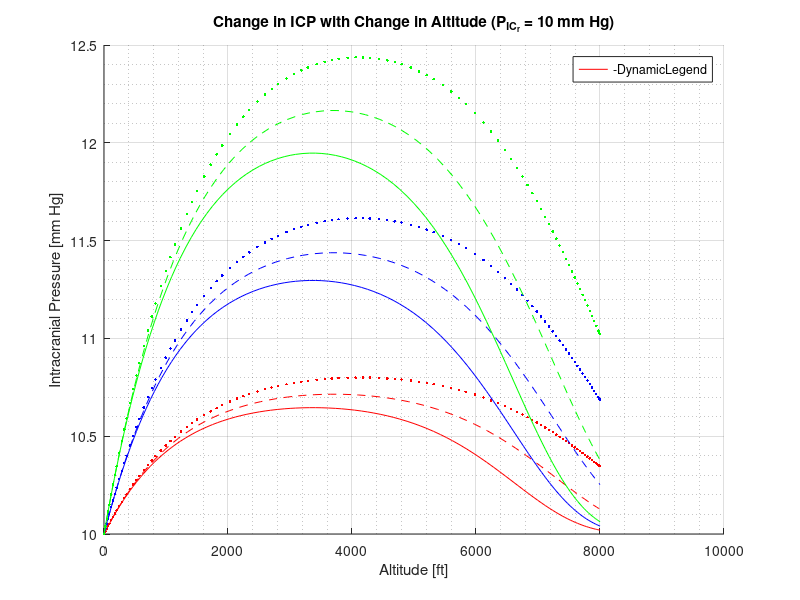
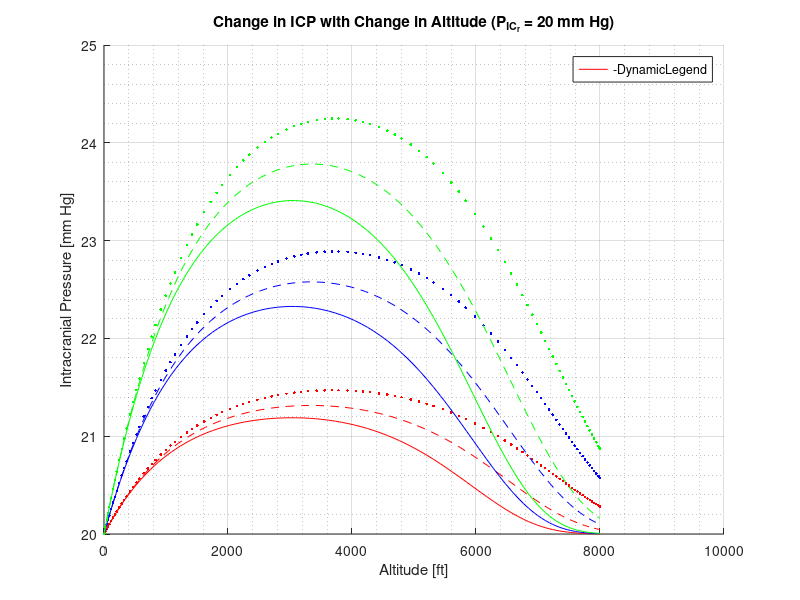
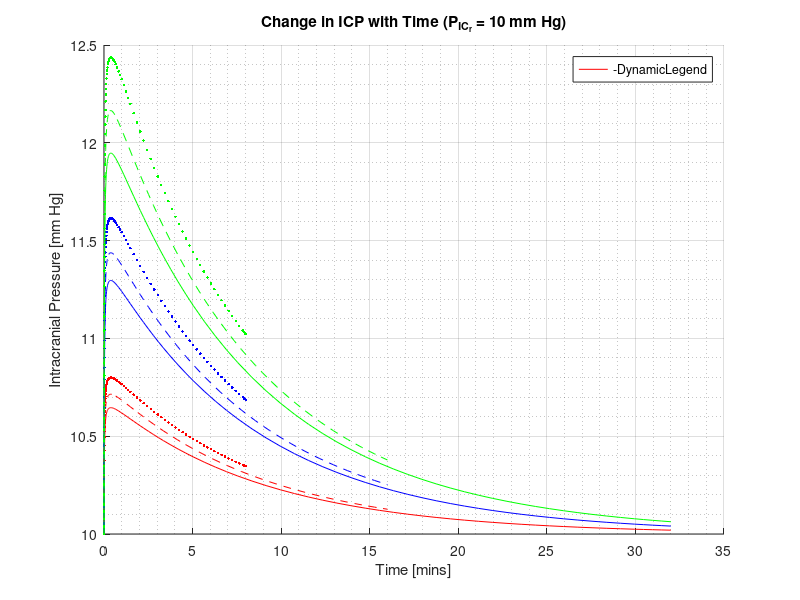
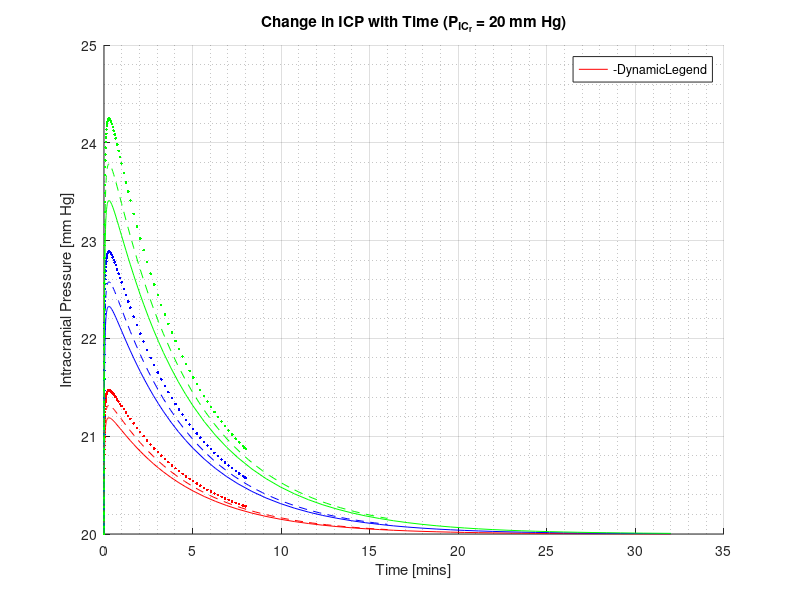

MATLAB code to generate these figures, in order:
% A Mathematical Modelling Study of the Effects of Air Expansion Inside the
% Brain on the Intracranial Pressure
% Change in ICP when change in altitude follows exponential and logarithmic
% functions

% Monash University Malaysia - Final Year Project
% Written by Viruj BALA SOUPRAMANIEN (27273652)
% Last modified: 18/9/19

clc; clear all; close all;

% Logarithmic

% Table 2 values
PICr=[10 20]*133.322; % Resting pressure (Pa)
PVI=12.6*1e-6; % Pressure-volume index (m^3)
R=16.1*8.0124e9; % Outflow resistance (Pa/(m^3.s))
VIA0=[10 20 30]*1e-6; % Initial intracranial volume (m^3)
dt=[32 16 8]*60; % Time to reach maximum altitude (s)

% Numerical constants
a=2257e-8; % Alpha
b=5.264; % Beta
K=1/(0.4343*PVI); % Mathematical constant
PIA0=101e3; % Absolute initial intracranial air (Pa) = P_atm at sea level

coeff1=[322.514 355.0392 394.8271]; % Rate of ascension following log function (m/s)

for n=1:length(coeff1)
    for m=1:length(VIA0)
        for l=1:length(PICr)
            A=VIA0(m)*PIA0; % From Boyles Law: P1V1=P2V2 (A=V_IA*P_IA)
            Patm=@(t)PIA0*(1-a*coeff1(n).*t./(t+1)).^b; % Atmospheric pressure
            dPatm=@(t)-a*b*PIA0*(coeff1(n)./(t+1)-coeff1(n).*t./(t+1).^2)...
                .*(1-a*coeff1(n).*t./(t+1)).^(b-1); % Rate of change of atmospheric pressure
            V=@(t,P)A./(Patm(t)+P); % Intracranial air volume
            dPdt=@(t,P)(K*P./(R*((Patm(t)+P).^2+K*P*A))).*((PICr(l)-P).*(Patm(t)+P).^2-A*R*dPatm(t)); % Equation 8
            dV=@(t,P)-A*(dPatm(t)+dPdt(t,P))./((Patm(t)+P).^2);
            [t,P]=ode45(dPdt,[0 dt(n)],PICr(l)); % Solving equation 8
            icp{l,m,n}=P/133.322; % Intracranial pressure (mm Hg)
            alt{l,m,n}=(coeff1(n)*log(t+1))/0.3048; % Altitude (ft)
            iav{l,m,n}=V(t,P)*1e6; % Intracranial air volume (ml)
            delV{l,m,n}=dV(t,P)*1e9; % Rate of change of intracranial volume (ul/s)
            time{l,m,n}=t/60; % Time taken to reach 8000 ft (min)
            datm{l,m,n}=dPatm(t)*60/133.322; % Change in atmospheric pressure
            dp{l,m,n}=dPdt(t,P)*60/133.322;
        end
    end
end

[u,v,w]=size(icp);
PICr=PICr/133.322;
VIA0=VIA0/1e-6;
coeff1=[2288 2824 3641];
lines={'r','b','g';'r--','b--','g--';'r.','b.','g.'};

for x=1:u
    for y=1:v
        for z=1:w
            if x==1
                c=1;
            else
                c=2;
            end
            figure(c)
            hold on
            plot(alt{x,y,z},icp{x,y,z},lines{z,y},'DisplayName',[num2str(VIA0(y)),'ml V_{IA}_{_0} H=',num2str(coeff1(z)),'*log(t+1) ft'])
            title(sprintf('Change in ICP with Change in Altitude (P_{IC}_{_r} = %s mm Hg)',num2str(PICr(x))))
            xlabel('Altitude [ft]')
            ylabel('Intracranial Pressure [mm Hg]')
            legend('-DynamicLegend','Location','best')
            grid on
            grid minor
            
            figure(c+2)
            hold on
            plot(time{x,y,z},icp{x,y,z},lines{z,y},'DisplayName',[num2str(VIA0(y)),'ml V_{IA}_{_0} H=',num2str(coeff1(z)),'*log(t+1) ft'])
            title(sprintf('Change in ICP with Time (P_{IC}_{_r} = %s mm Hg)',num2str(PICr(x))))
            xlabel('Time [mins]')
            ylabel('Intracranial Pressure [mm Hg]')
            legend('-DynamicLegend','Location','best')
            grid on
            grid minor
            
            figure(c+4)
            hold on
            plot(alt{x,y,z},datm{x,y,z},lines{z,y},'DisplayName',[num2str(VIA0(y)),'ml V_{IA}_{_0} H=',num2str(coeff1(z)),'*log(t+1) ft'])
            title(sprintf('Change with P_{atm} with Altitude (P_{IC}_{_r} = %s mm Hg)',num2str(PICr(x))))
            xlabel('Altitude [ft]')
            ylabel('Atmospheric Pressure [mm Hg]')
            legend('-DynamicLegend','Location','best')
            grid on
            grid minor
            
            figure(c+6)
            hold on
            plot(alt{x,y,z},dp{x,y,z},lines{z,y},'DisplayName',[num2str(VIA0(y)),'ml V_{IA}_{_0} H=',num2str(coeff1(z)),'*log(t+1) ft'])
            title(sprintf('Rate of Change in ICP with Altitude (P_{IC}_{_r} = %s mm Hg)',num2str(PICr(x))))
            xlabel('Altitude [ft]')
            ylabel('dP_{IC}/dt [mm Hg/mins]')
            legend('-DynamicLegend','Location','best')
            grid on
            grid minor
        end
    end
end